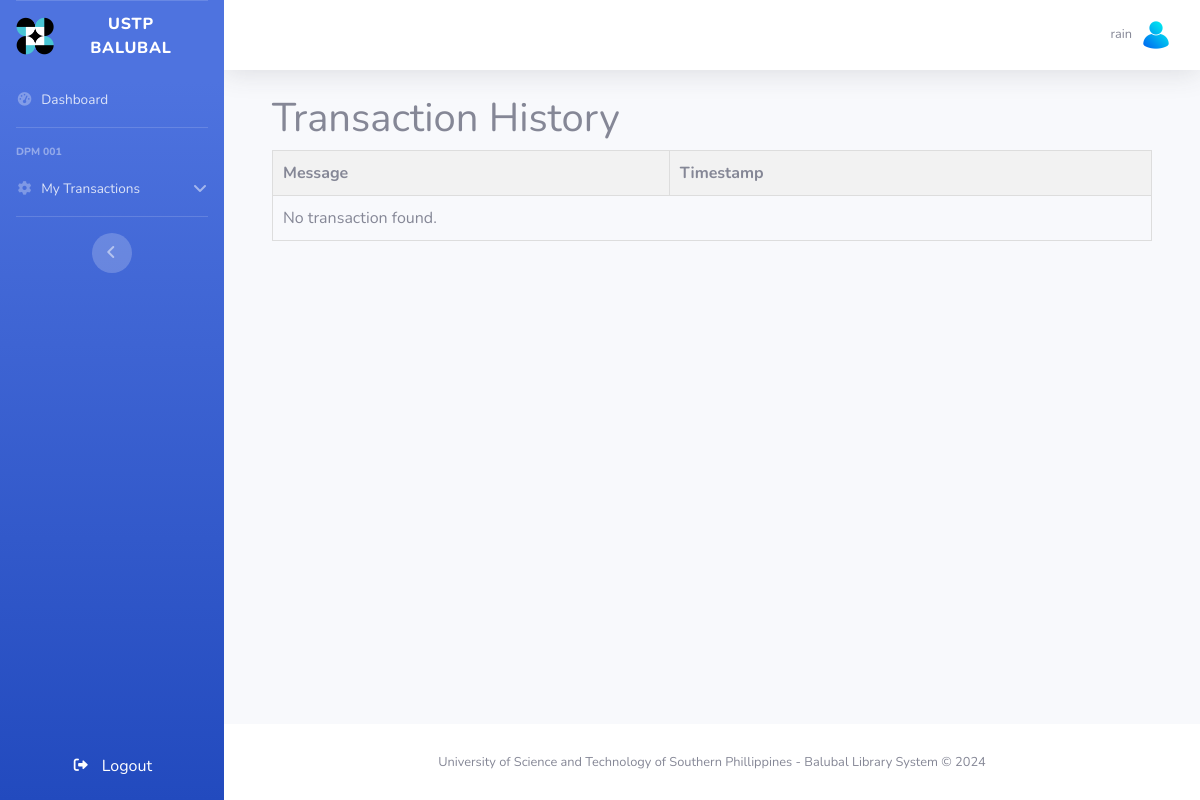
The app's page /borrower/list-transactions.php (signed in), older data.
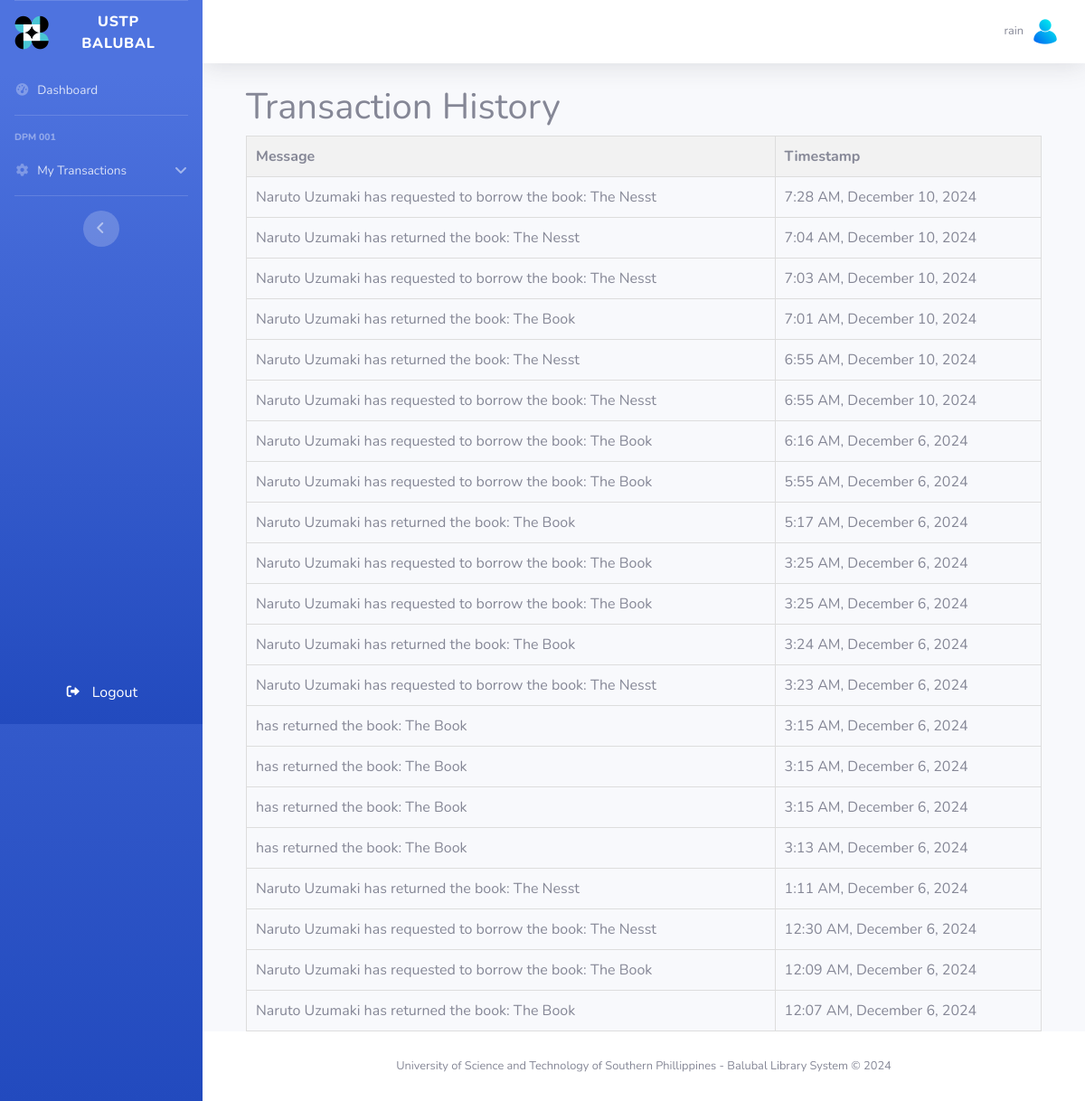
The same page, newer data.
### tables this page shows
CREATE TABLE `tblnotifications` (
  `notificationId` int(11) NOT NULL,
  `borrowerId` int(11) DEFAULT NULL,
  `bookId` int(11) NOT NULL,
  `message` text DEFAULT NULL,
  `status` enum('unread','read') DEFAULT 'unread',
  `type` enum('borrow','return','','') NOT NULL,
  `timestamp` timestamp NOT NULL DEFAULT current_timestamp()
);

### borrower/list-transactions.php (the view, shortened to what this page needs)
<?php
include('db/db-connect.php');
$userId = $_SESSION['user_id'];
$notificationQuery = "SELECT message, timestamp FROM tblnotifications WHERE borrowerId = ? ORDER BY timestamp DESC";
$notificationStmt = $conn->prepare($notificationQuery);
$notificationStmt->bind_param('i', $userId);
$notificationStmt->execute();
$notificationResult = $notificationStmt->get_result();
?>
<!DOCTYPE html>
<html lang="en">
<head>
</head>
<body>
    <div class="container">
        <h1>Transaction History</h1>
        <table>
            <thead>
                <tr>
                    <th>Message</th>
                    <th>Timestamp</th>
                </tr>
            </thead>
            <tbody>
                <?php
                if ($notificationResult->num_rows > 0) {
                    while ($row = $notificationResult->fetch_assoc()) {
                        $timestamp = new DateTime($row['timestamp']);
                        $formattedTimestamp = $timestamp->format('g:i A, F j, Y');
                        echo "<tr>";
                        echo "<td>" . htmlspecialchars($row['message']) . "</td>";
                        echo "<td>" . htmlspecialchars($formattedTimestamp) . "</td>";
                        echo "</tr>";
                    }
                } else {
                    echo "<tr><td colspan='2'>No transaction found.</td></tr>";
                }
                ?>
            </tbody>
        </table>
    </div>
</body>
</html>
<?php
include('templates/main.php');
?>

Row changes from the older to the newer data that the page shows:
added tblnotifications: message "Naruto Uzumaki has requested to borrow the book: The Nesst", timestamp "7:28 AM, December 10, 2024"
added tblnotifications: message "Naruto Uzumaki has returned the book: The Nesst", timestamp "7:04 AM, December 10, 2024"
added tblnotifications: message "Naruto Uzumaki has requested to borrow the book: The Nesst", timestamp "7:03 AM, December 10, 2024"
added tblnotifications: message "Naruto Uzumaki has returned the book: The Book", timestamp "7:01 AM, December 10, 2024"
added tblnotifications: message "Naruto Uzumaki has returned the book: The Nesst", timestamp "6:55 AM, December 10, 2024"
added tblnotifications: message "Naruto Uzumaki has requested to borrow the book: The Nesst", timestamp "6:55 AM, December 10, 2024"
added tblnotifications: message "Naruto Uzumaki has requested to borrow the book: The Book", timestamp "6:16 AM, December 6, 2024"
added tblnotifications: message "Naruto Uzumaki has requested to borrow the book: The Book", timestamp "5:55 AM, December 6, 2024"
added tblnotifications: message "Naruto Uzumaki has returned the book: The Book", timestamp "5:17 AM, December 6, 2024"
added tblnotifications: message "Naruto Uzumaki has requested to borrow the book: The Book", timestamp "3:25 AM, December 6, 2024"
added tblnotifications: message "Naruto Uzumaki has requested to borrow the book: The Book", timestamp "3:25 AM, December 6, 2024"
added tblnotifications: message "Naruto Uzumaki has returned the book: The Book", timestamp "3:24 AM, December 6, 2024"
added tblnotifications: message "Naruto Uzumaki has requested to borrow the book: The Nesst", timestamp "3:23 AM, December 6, 2024"
added tblnotifications: message "has returned the book: The Book", timestamp "3:15 AM, December 6, 2024"
added tblnotifications: message "has returned the book: The Book", timestamp "3:15 AM, December 6, 2024"
added tblnotifications: message "has returned the book: The Book", timestamp "3:15 AM, December 6, 2024"
added tblnotifications: message "has returned the book: The Book", timestamp "3:13 AM, December 6, 2024"
added tblnotifications: message "Naruto Uzumaki has returned the book: The Nesst", timestamp "1:11 AM, December 6, 2024"
added tblnotifications: message "Naruto Uzumaki has requested to borrow the book: The Nesst", timestamp "12:30 AM, December 6, 2024"
added tblnotifications: message "Naruto Uzumaki has requested to borrow the book: The Book", timestamp "12:09 AM, December 6, 2024"
added tblnotifications: message "Naruto Uzumaki has returned the book: The Book", timestamp "12:07 AM, December 6, 2024"
Text that changed along with them:
text no longer shown: "No transaction found."
